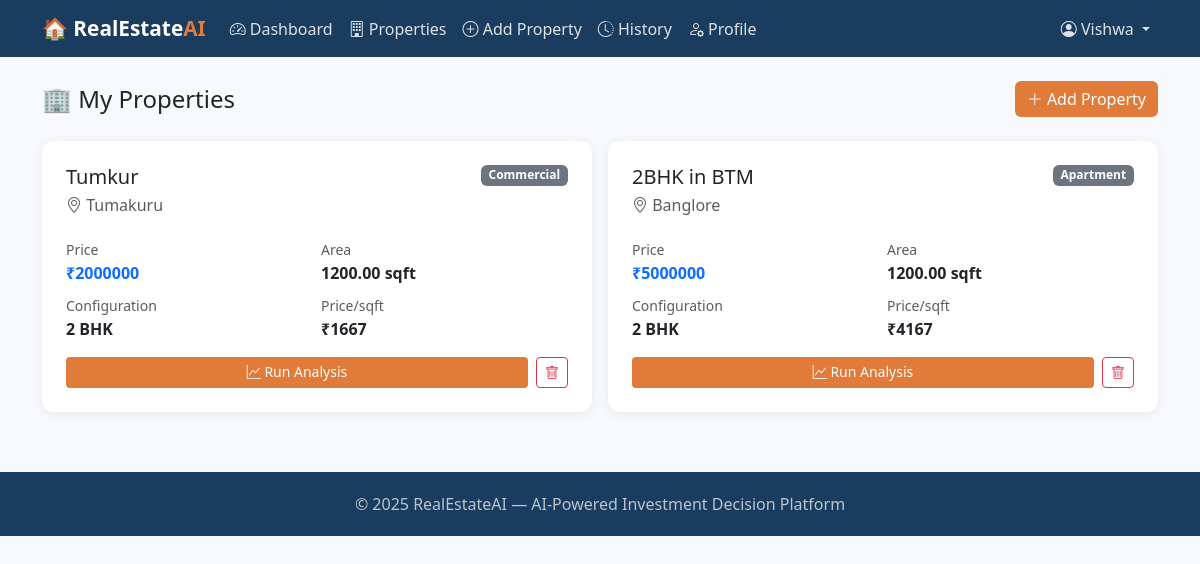
The page /properties/ (signed in) on the database its author committed.
### realestate/models.py (models this page shows, shortened)
class Property(models.Model):
    PROPERTY_TYPE_CHOICES = [
        ('apartment', 'Apartment'),
        ('villa', 'Villa'),
        ('plot', 'Plot'),
        ('commercial', 'Commercial'),
    ]
    user = models.ForeignKey(User, on_delete=models.CASCADE, related_name='properties')
    title = models.CharField(max_length=200)
    location = models.CharField(max_length=100)
    price = models.DecimalField(max_digits=15, decimal_places=2)
    area_sqft = models.DecimalField(max_digits=10, decimal_places=2)
    bhk = models.IntegerField(choices=[(1,'1 BHK'),(2,'2 BHK'),(3,'3 BHK'),(4,'4 BHK'),(5,'5+ BHK')])
    property_type = models.CharField(max_length=20, choices=PROPERTY_TYPE_CHOICES, default='apartment')
    age_years = models.IntegerField(default=0, help_text="Age of property in years")
    floor_number = models.IntegerField(default=1)
    total_floors = models.IntegerField(default=5)
    created_at = models.DateTimeField(auto_now_add=True)
    @property
    def price_per_sqft(self):
        if self.area_sqft > 0:
            return float(self.price) / float(self.area_sqft)
        return 0

### realestate/views.py (the view)
# urls.py: path('properties/', views.property_list, name='property_list'),
@login_required
def property_list(request):
    properties = Property.objects.filter(user=request.user).order_by('-created_at')
    return render(request, 'realestate/property_list.html', {'properties': properties})

### realestate/templates/realestate/property_list.html (shortened to what this page needs)
{% extends 'realestate/base.html' %}
{% block content %}
<div class="d-flex justify-content-between align-items-center mb-4">
  <h4 class="mb-0">🏢 My Properties</h4>
  <a href="{% url 'add_property' %}" class="btn btn-accent"><i class="bi bi-plus-lg"></i> Add Property</a>
</div>
{% if properties %}
<div class="row g-3">
  {% for prop in properties %}
  <div class="col-md-6">
    <div class="card p-4 h-100">
      <div class="d-flex justify-content-between align-items-start">
        <div>
          <h5 class="mb-1">{{ prop.title }}</h5>
          <p class="text-muted mb-2"><i class="bi bi-geo-alt"></i> {{ prop.location }}</p>
        </div>
        <span class="badge bg-secondary">{{ prop.property_type|title }}</span>
      </div>
      <div class="row g-2 mt-1">
        <div class="col-6">
          <small class="text-muted">Price</small>
          <div class="fw-bold text-primary">₹{{ prop.price|floatformat:0 }}</div>
        </div>
        <div class="col-6">
          <small class="text-muted">Area</small>
          <div class="fw-bold">{{ prop.area_sqft }} sqft</div>
        </div>
        <div class="col-6">
          <small class="text-muted">Configuration</small>
          <div class="fw-bold">{{ prop.bhk }} BHK</div>
        </div>
        <div class="col-6">
          <small class="text-muted">Price/sqft</small>
          <div class="fw-bold">₹{{ prop.price_per_sqft|floatformat:0 }}</div>
        </div>
      </div>
      <div class="d-flex gap-2 mt-3">
        <a href="{% url 'analyze_property' prop.pk %}" class="btn btn-accent btn-sm flex-fill">
          <i class="bi bi-graph-up"></i> Run Analysis
        </a>
        <form method="post" action="{% url 'delete_property' prop.pk %}" onsubmit="return confirm('Delete this property?')">
          <button class="btn btn-outline-danger btn-sm" type="submit"><i class="bi bi-trash"></i></button>
        </form>
      </div>
    </div>
  </div>
  {% endfor %}
</div>
{% endif %}
{% endblock %}

### realestate/templates/realestate/base.html (shortened to what this page needs)
<!DOCTYPE html>
<html lang="en">
<head>
  <link href="https://cdn.jsdelivr.net/npm/bootstrap@5.3.0/dist/css/bootstrap.min.css" rel="stylesheet">
  <link href="https://cdn.jsdelivr.net/npm/bootstrap-icons@1.10.0/font/bootstrap-icons.css" rel="stylesheet">
</head>
<body>
<nav class="navbar navbar-expand-lg navbar-dark">
  <div class="container">
    <a class="navbar-brand" href="{% url 'home' %}">🏠 RealEstate<span>AI</span></a>
    <div class="collapse navbar-collapse" id="navMenu">
      {% if user.is_authenticated %}
      <ul class="navbar-nav me-auto">
        <li class="nav-item"><a class="nav-link" href="{% url 'dashboard' %}"><i class="bi bi-speedometer2"></i> Dashboard</a></li>
        <li class="nav-item"><a class="nav-link" href="{% url 'property_list' %}"><i class="bi bi-building"></i> Properties</a></li>
        <li class="nav-item"><a class="nav-link" href="{% url 'add_property' %}"><i class="bi bi-plus-circle"></i> Add Property</a></li>
        <li class="nav-item"><a class="nav-link" href="{% url 'analysis_history' %}"><i class="bi bi-clock-history"></i> History</a></li>
        <li class="nav-item"><a class="nav-link" href="{% url 'financial_profile' %}"><i class="bi bi-person-gear"></i> Profile</a></li>
      </ul>
      <ul class="navbar-nav">
        <li class="nav-item dropdown">
          <a class="nav-link dropdown-toggle" href="#" data-bs-toggle="dropdown">
            <i class="bi bi-person-circle"></i> {{ user.first_name|default:user.username }}
          </a>
        </li>
      </ul>
      {% else %}
      <ul class="navbar-nav ms-auto">
        <li class="nav-item"><a class="nav-link" href="{% url 'login' %}">Login</a></li>
        <li class="nav-item"><a class="nav-link" href="{% url 'register' %}">Register</a></li>
      </ul>
      {% endif %}
    </div>
  </div>
</nav>
<div class="container my-4">
  {% block content %}{% endblock %}
</div>
<footer class="text-center">
  <p class="mb-0">© 2025 RealEstateAI — AI-Powered Investment Decision Platform</p>
</footer>
</body>
</html>

### realestate/templates/realestate/base.html (style rules this page uses)
:root { --primary: #1a3c5e; --accent: #e07b39; --light-bg: #f8f9fc; }
body { background: var(--light-bg); font-family: 'Segoe UI', sans-serif; }
.navbar { background: var(--primary) !important; }
.navbar-brand { font-weight: 700; font-size: 1.3rem; color: #fff !important; }
.navbar-brand span { color: var(--accent); }
.nav-link { color: rgba(255,255,255,0.85) !important; }
.btn-accent { background: var(--accent); color: #fff; border: none; }
.card { border: none; border-radius: 12px; box-shadow: 0 2px 12px rgba(0,0,0,0.07); }
footer { background: var(--primary); color: rgba(255,255,255,0.7); padding: 20px 0; margin-top: 60px; }

### rows shown on the page
Property: title "Tumkur", location "Tumakuru", property_type "Commercial", price "2000000", area_sqft "1200.00", bhk "2", price_per_sqft "1667"
Property: title "2BHK in BTM", location "Banglore", property_type "Apartment", price "5000000", area_sqft "1200.00", bhk "2", price_per_sqft "4167"

### other values the page prints
{{ user.first_name|default:user.username }} "Vishwa"
